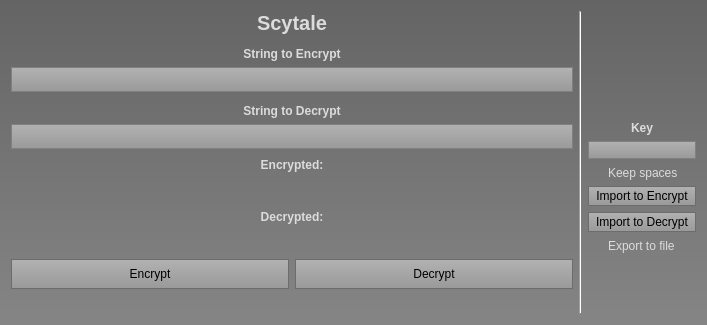
<?xml version="1.0" encoding="UTF-8"?>
<ui version="4.0">
 <class>Form</class>
 <widget class="QWidget" name="Form">
  <property name="geometry">
   <rect>
    <x>0</x>
    <y>0</y>
    <width>707</width>
    <height>325</height>
   </rect>
  </property>
  <property name="windowTitle">
   <string>Form</string>
  </property>
  <property name="styleSheet">
   <string notr="true">background-color: qlineargradient(spread:reflect, x1:0.573682, y1:0, x2:0.574364, y2:1, stop:0 rgba(100, 100, 100, 255), stop:1 rgba(133, 133, 133, 255));
/*svetlejsi verze, prvni 3 jsou 115,115,115*/

</string>
  </property>
  <layout class="QGridLayout" name="gridLayout" columnstretch="1,0,0,0,0">
   <item row="0" column="1" rowspan="3" colspan="2">
    <widget class="Line" name="line">
     <property name="styleSheet">
      <string notr="true">Line{
color: rgb(21, 21, 21);
bored: 2px solid black;

}</string>
     </property>
     <property name="orientation">
      <enum>Qt::Vertical</enum>
     </property>
    </widget>
   </item>
   <item row="2" column="0">
    <layout class="QHBoxLayout" name="horizontalLayout">
     <property name="bottomMargin">
      <number>25</number>
     </property>
     <item>
      <widget class="QPushButton" name="encryptBtn">
       <property name="enabled">
        <bool>true</bool>
       </property>
       <property name="sizePolicy">
        <sizepolicy hsizetype="Minimum" vsizetype="Fixed">
         <horstretch>0</horstretch>
         <verstretch>0</verstretch>
        </sizepolicy>
       </property>
       <property name="minimumSize">
        <size>
         <width>150</width>
         <height>30</height>
        </size>
       </property>
       <property name="focusPolicy">
        <enum>Qt::StrongFocus</enum>
       </property>
       <property name="styleSheet">
        <string notr="true">QPushButton {
  qproperty-alignment: 'AlignVCenter | AlignRight';
  border: 1px solid gray;
	background-color: qlineargradient(spread:reflect, x1:0.573682, y1:0, x2:0.574364, y2:1, stop:0 rgba(178, 178, 178, 255), stop:1 rgba(153, 153, 153, 255));
	
	border-color: rgb(108, 108, 108);
}
QPushButton:pressed{
background-color: rgb(130, 130, 130);
/*background-color: qlineargradient(spread:reflect, x1:0.573682, y1:0, x2:0.574364, y2:1, stop:0 rgba(188, 188, 188, 255), stop:1 rgba(130, 130, 130, 255));*/
}

</string>
       </property>
       <property name="text">
        <string>Encrypt</string>
       </property>
      </widget>
     </item>
     <item>
      <widget class="QPushButton" name="decryptBtn">
       <property name="enabled">
        <bool>true</bool>
       </property>
       <property name="sizePolicy">
        <sizepolicy hsizetype="Minimum" vsizetype="Fixed">
         <horstretch>0</horstretch>
         <verstretch>0</verstretch>
        </sizepolicy>
       </property>
       <property name="minimumSize">
        <size>
         <width>150</width>
         <height>30</height>
        </size>
       </property>
       <property name="styleSheet">
        <string notr="true">QPushButton {
  qproperty-alignment: 'AlignVCenter | AlignRight';
  border: 1px solid gray;
	background-color: qlineargradient(spread:reflect, x1:0.573682, y1:0, x2:0.574364, y2:1, stop:0 rgba(178, 178, 178, 255), stop:1 rgba(153, 153, 153, 255));
	
	border-color: rgb(108, 108, 108);
}
QPushButton:pressed{
background-color: rgb(130, 130, 130);
/*background-color: qlineargradient(spread:reflect, x1:0.573682, y1:0, x2:0.574364, y2:1, stop:0 rgba(188, 188, 188, 255), stop:1 rgba(130, 130, 130, 255));*/
}

</string>
       </property>
       <property name="text">
        <string>Decrypt</string>
       </property>
      </widget>
     </item>
    </layout>
   </item>
   <item row="0" column="0" rowspan="2">
    <layout class="QVBoxLayout" name="verticalLayout">
     <item>
      <widget class="QLabel" name="hlavniNadpis">
       <property name="font">
        <font>
         <pointsize>15</pointsize>
         <weight>75</weight>
         <bold>true</bold>
        </font>
       </property>
       <property name="styleSheet">
        <string notr="true">color: rgb(220, 220, 220);
border-color: rgb(61, 61, 61);
background-color: transparent;</string>
       </property>
       <property name="text">
        <string>Scytale</string>
       </property>
       <property name="alignment">
        <set>Qt::AlignCenter</set>
       </property>
      </widget>
     </item>
     <item>
      <widget class="QLabel" name="labelHodnotaA">
       <property name="minimumSize">
        <size>
         <width>250</width>
         <height>0</height>
        </size>
       </property>
       <property name="font">
        <font>
         <weight>75</weight>
         <bold>true</bold>
        </font>
       </property>
       <property name="styleSheet">
        <string notr="true">color: rgb(220, 220, 220);
border-color: rgb(61, 61, 61);
background-color: transparent;</string>
       </property>
       <property name="text">
        <string>String to Encrypt</string>
       </property>
       <property name="alignment">
        <set>Qt::AlignBottom|Qt::AlignHCenter</set>
       </property>
      </widget>
     </item>
     <item>
      <widget class="QLineEdit" name="plainText">
       <property name="sizePolicy">
        <sizepolicy hsizetype="Preferred" vsizetype="Fixed">
         <horstretch>0</horstretch>
         <verstretch>0</verstretch>
        </sizepolicy>
       </property>
       <property name="minimumSize">
        <size>
         <width>0</width>
         <height>25</height>
        </size>
       </property>
       <property name="styleSheet">
        <string notr="true">QLineEdit {
  qproperty-alignment: 'AlignVCenter | AlignLeft';
  border: 1px solid gray;
	background-color: qlineargradient(spread:reflect, x1:0.573682, y1:0, x2:0.574364, y2:1, stop:0 rgba(178, 178, 178, 255), stop:1 rgba(153, 153, 153, 255));
}

</string>
       </property>
      </widget>
     </item>
     <item>
      <widget class="QLabel" name="labelHodnotaB">
       <property name="minimumSize">
        <size>
         <width>250</width>
         <height>0</height>
        </size>
       </property>
       <property name="font">
        <font>
         <weight>75</weight>
         <bold>true</bold>
        </font>
       </property>
       <property name="styleSheet">
        <string notr="true">color: rgb(220, 220, 220);
border-color: rgb(61, 61, 61);
background-color: transparent;</string>
       </property>
       <property name="text">
        <string>String to Decrypt</string>
       </property>
       <property name="alignment">
        <set>Qt::AlignBottom|Qt::AlignHCenter</set>
       </property>
      </widget>
     </item>
     <item>
      <widget class="QLineEdit" name="cipherText">
       <property name="sizePolicy">
        <sizepolicy hsizetype="Preferred" vsizetype="Fixed">
         <horstretch>0</horstretch>
         <verstretch>0</verstretch>
        </sizepolicy>
       </property>
       <property name="minimumSize">
        <size>
         <width>0</width>
         <height>25</height>
        </size>
       </property>
       <property name="styleSheet">
        <string notr="true">QLineEdit {
  qproperty-alignment: 'AlignVCenter | AlignLeft';
  border: 1px solid gray;
	background-color: qlineargradient(spread:reflect, x1:0.573682, y1:0, x2:0.574364, y2:1, stop:0 rgba(178, 178, 178, 255), stop:1 rgba(153, 153, 153, 255));
}

</string>
       </property>
      </widget>
     </item>
     <item>
      <widget class="QLabel" name="label">
       <property name="font">
        <font>
         <weight>75</weight>
         <bold>true</bold>
        </font>
       </property>
       <property name="styleSheet">
        <string notr="true">color: rgb(220, 220, 220);
border-color: rgb(61, 61, 61);
background-color: transparent;</string>
       </property>
       <property name="text">
        <string>Encrypted:</string>
       </property>
       <property name="alignment">
        <set>Qt::AlignCenter</set>
       </property>
      </widget>
     </item>
     <item>
      <widget class="QLabel" name="cipherTextLine">
       <property name="sizePolicy">
        <sizepolicy hsizetype="Preferred" vsizetype="Preferred">
         <horstretch>0</horstretch>
         <verstretch>0</verstretch>
        </sizepolicy>
       </property>
       <property name="minimumSize">
        <size>
         <width>211</width>
         <height>20</height>
        </size>
       </property>
       <property name="font">
        <font>
         <weight>75</weight>
         <bold>true</bold>
        </font>
       </property>
       <property name="styleSheet">
        <string notr="true">color: rgb(220, 220, 220);
border-color: rgb(61, 61, 61);
background-color: transparent;</string>
       </property>
       <property name="inputMethodHints">
        <set>Qt::ImhNone</set>
       </property>
       <property name="frameShadow">
        <enum>QFrame::Plain</enum>
       </property>
       <property name="text">
        <string/>
       </property>
       <property name="textFormat">
        <enum>Qt::AutoText</enum>
       </property>
       <property name="alignment">
        <set>Qt::AlignRight|Qt::AlignTrailing|Qt::AlignVCenter</set>
       </property>
       <property name="textInteractionFlags">
        <set>Qt::LinksAccessibleByMouse|Qt::TextSelectableByKeyboard|Qt::TextSelectableByMouse</set>
       </property>
      </widget>
     </item>
     <item>
      <widget class="QLabel" name="label_10">
       <property name="font">
        <font>
         <weight>75</weight>
         <bold>true</bold>
         <stylestrategy>PreferDefault</stylestrategy>
         <kerning>true</kerning>
        </font>
       </property>
       <property name="autoFillBackground">
        <bool>false</bool>
       </property>
       <property name="styleSheet">
        <string notr="true">color: rgb(220, 220, 220);
border-color: rgb(61, 61, 61);
background-color: transparent;</string>
       </property>
       <property name="frameShape">
        <enum>QFrame::NoFrame</enum>
       </property>
       <property name="frameShadow">
        <enum>QFrame::Plain</enum>
       </property>
       <property name="text">
        <string>Decrypted:</string>
       </property>
       <property name="alignment">
        <set>Qt::AlignCenter</set>
       </property>
      </widget>
     </item>
     <item>
      <widget class="QLabel" name="plainTextLine">
       <property name="minimumSize">
        <size>
         <width>211</width>
         <height>20</height>
        </size>
       </property>
       <property name="font">
        <font>
         <weight>75</weight>
         <bold>true</bold>
        </font>
       </property>
       <property name="layoutDirection">
        <enum>Qt::LeftToRight</enum>
       </property>
       <property name="autoFillBackground">
        <bool>false</bool>
       </property>
       <property name="styleSheet">
        <string notr="true">color: rgb(220, 220, 220);
border-color: rgb(61, 61, 61);
background-color: transparent;</string>
       </property>
       <property name="frameShape">
        <enum>QFrame::NoFrame</enum>
       </property>
       <property name="frameShadow">
        <enum>QFrame::Plain</enum>
       </property>
       <property name="text">
        <string/>
       </property>
       <property name="alignment">
        <set>Qt::AlignRight|Qt::AlignTrailing|Qt::AlignVCenter</set>
       </property>
       <property name="textInteractionFlags">
        <set>Qt::LinksAccessibleByMouse|Qt::TextSelectableByKeyboard|Qt::TextSelectableByMouse</set>
       </property>
      </widget>
     </item>
    </layout>
   </item>
   <item row="0" column="3" rowspan="2">
    <layout class="QVBoxLayout" name="verticalLayout_2">
     <item>
      <widget class="QLabel" name="labelHodnotaC">
       <property name="sizePolicy">
        <sizepolicy hsizetype="Preferred" vsizetype="Preferred">
         <horstretch>0</horstretch>
         <verstretch>0</verstretch>
        </sizepolicy>
       </property>
       <property name="font">
        <font>
         <weight>75</weight>
         <bold>true</bold>
        </font>
       </property>
       <property name="styleSheet">
        <string notr="true">color: rgb(220, 220, 220);
border-color: rgb(61, 61, 61);
background-color: transparent;</string>
       </property>
       <property name="text">
        <string>Key</string>
       </property>
       <property name="alignment">
        <set>Qt::AlignBottom|Qt::AlignHCenter</set>
       </property>
      </widget>
     </item>
     <item>
      <widget class="QLineEdit" name="keyLine">
       <property name="sizePolicy">
        <sizepolicy hsizetype="Preferred" vsizetype="Maximum">
         <horstretch>0</horstretch>
         <verstretch>0</verstretch>
        </sizepolicy>
       </property>
       <property name="styleSheet">
        <string notr="true">QLineEdit {
  qproperty-alignment: 'AlignVCenter | AlignLeft';
  border: 1px solid gray;
	background-color: qlineargradient(spread:reflect, x1:0.573682, y1:0, x2:0.574364, y2:1, stop:0 rgba(178, 178, 178, 255), stop:1 rgba(153, 153, 153, 255));
}

</string>
       </property>
       <property name="alignment">
        <set>Qt::AlignLeading|Qt::AlignLeft|Qt::AlignVCenter</set>
       </property>
      </widget>
     </item>
     <item>
      <widget class="QCheckBox" name="keepSpaces">
       <property name="styleSheet">
        <string notr="true">background-color: transparent;
color: rgb(220, 220, 220);
border-color: rgb(61, 61, 61);</string>
       </property>
       <property name="text">
        <string>Keep spaces</string>
       </property>
      </widget>
     </item>
     <item>
      <widget class="QPushButton" name="importEnBtn">
       <property name="sizePolicy">
        <sizepolicy hsizetype="Minimum" vsizetype="Fixed">
         <horstretch>0</horstretch>
         <verstretch>0</verstretch>
        </sizepolicy>
       </property>
       <property name="minimumSize">
        <size>
         <width>0</width>
         <height>20</height>
        </size>
       </property>
       <property name="styleSheet">
        <string notr="true">QPushButton {
  border: 1px solid gray;
	background-color: qlineargradient(spread:reflect, x1:0.573682, y1:0, x2:0.574364, y2:1, stop:0 rgba(178, 178, 178, 255), stop:1 rgba(153, 153, 153, 255));
	
	border-color: rgb(108, 108, 108);
}
QPushButton:pressed{
background-color: rgb(130, 130, 130);
/*background-color: qlineargradient(spread:reflect, x1:0.573682, y1:0, x2:0.574364, y2:1, stop:0 rgba(188, 188, 188, 255), stop:1 rgba(130, 130, 130, 255));*/
}

</string>
       </property>
       <property name="text">
        <string>Import to Encrypt</string>
       </property>
      </widget>
     </item>
     <item>
      <widget class="QPushButton" name="importDeBtn">
       <property name="sizePolicy">
        <sizepolicy hsizetype="Minimum" vsizetype="Fixed">
         <horstretch>0</horstretch>
         <verstretch>0</verstretch>
        </sizepolicy>
       </property>
       <property name="minimumSize">
        <size>
         <width>0</width>
         <height>20</height>
        </size>
       </property>
       <property name="styleSheet">
        <string notr="true">QPushButton {
  border: 1px solid gray;
	background-color: qlineargradient(spread:reflect, x1:0.573682, y1:0, x2:0.574364, y2:1, stop:0 rgba(178, 178, 178, 255), stop:1 rgba(153, 153, 153, 255));
	
	border-color: rgb(108, 108, 108);
}
QPushButton:pressed{
background-color: rgb(130, 130, 130);
/*background-color: qlineargradient(spread:reflect, x1:0.573682, y1:0, x2:0.574364, y2:1, stop:0 rgba(188, 188, 188, 255), stop:1 rgba(130, 130, 130, 255));*/
}

</string>
       </property>
       <property name="text">
        <string>Import to Decrypt</string>
       </property>
      </widget>
     </item>
     <item>
      <widget class="QCheckBox" name="exportToFile">
       <property name="styleSheet">
        <string notr="true">background-color: transparent;
color: rgb(220, 220, 220);
border-color: rgb(61, 61, 61);</string>
       </property>
       <property name="text">
        <string>Export to file</string>
       </property>
      </widget>
     </item>
    </layout>
   </item>
  </layout>
 </widget>
 <resources/>
 <connections/>
</ui>
